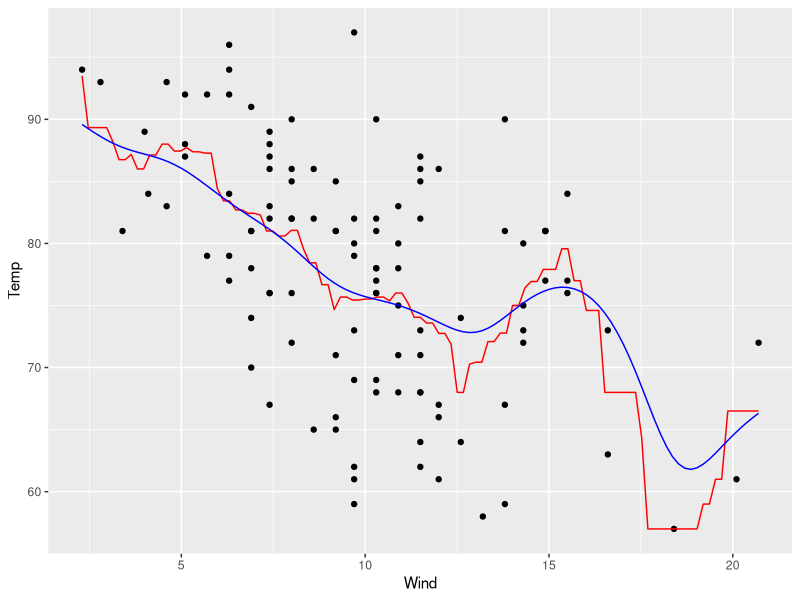
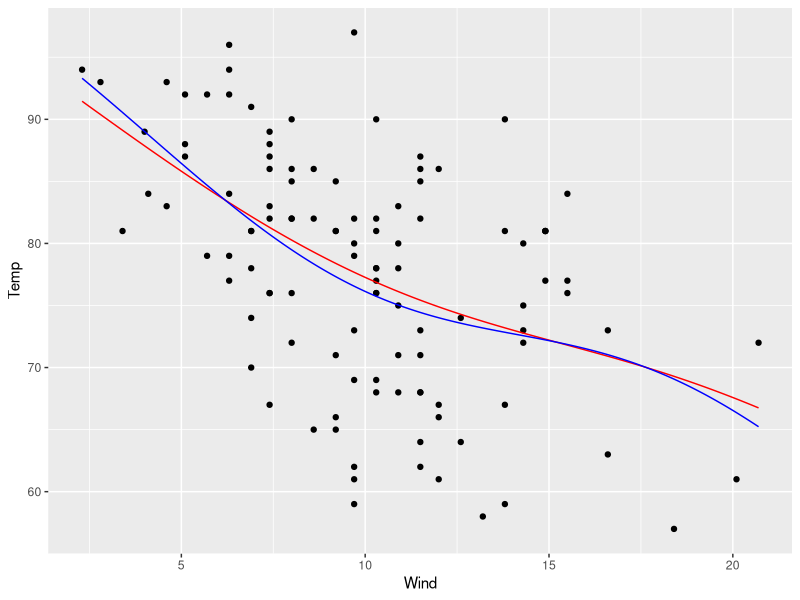

These figures' R source, in order:
## ---- chunk 1
knitr::opts_chunk$set(echo = TRUE, warning = F, error = F, message = F)
## ---- chunk 2
library(tidyverse)
library(class)

df <- airquality %>% 
  mutate(high_temp = ifelse(Temp > 75, "High", "Low")) %>%
  drop_na() %>%
  select(-Month, -Day) %>%
  mutate_if(.funs = scale, .predicate = is.numeric)

# important to scale!

train_sample <- sample(seq(3), nrow(df), r = T)
train <- df[train_sample != 3, ]
test <- df[train_sample == 3, ]

knn_preds <- knn(train %>% select(-high_temp), 
                 test%>% select(-high_temp), 
                 cl = train$high_temp,
                 k = 4)

# measure performance
table(knn_preds, test$high_temp)
mean(knn_preds == test$high_temp)

# leave 1 out knn.cv
# k = 2
cv_preds <- knn.cv(df %>% select(-high_temp), 
                   cl = df$high_temp, k = 2)
mean(cv_preds == df$high_temp)
# k = 3
cv_preds <- knn.cv(df %>% select(-high_temp), 
                   cl = df$high_temp, k = 3)
mean(cv_preds == df$high_temp)
# k = 4
cv_preds <- knn.cv(df %>% select(-high_temp), 
                   cl = df$high_temp, k = 4)
mean(cv_preds == df$high_temp)
# k = 5
cv_preds <- knn.cv(df %>% select(-high_temp), 
                   cl = df$high_temp, k = 5)
mean(cv_preds == df$high_temp)

# multi-variable knn
df <- iris %>%
    mutate_if(.funs = scale, .predicate = is.numeric)
# important to scale!

train_sample <- sample(seq(3), nrow(iris), r = T)
train <- df[train_sample != 3, ]
test <- df[train_sample == 3, ]

knn_preds <- knn(train %>% select(-Species), 
                 test%>% select(-Species), 
                 cl = train$Species,
                 k = 4)
table(knn_preds, test$Species)
mean(knn_preds == test$Species)
## ---- chunk 3
df <- airquality %>% 
  mutate(high_temp = ifelse(Temp > 75, "High", "Low")) %>%
  drop_na()

# box kernel
box_kernel2_reg <- ksmooth(x = df$Wind, y = df$Temp,
                          kernel = 'box', bandwidth = 2)
box_kernel5_reg <- ksmooth(x = df$Wind, y = df$Temp,
                          kernel = 'box', bandwidth = 5,
                          x.points = c(5, 10, 15, 20))
# gaussian normal kernel
gauss_kernel5_reg <- ksmooth(x = df$Wind, y = df$Temp,
                          kernel = 'normal', bandwidth = 3)

# this could be made in ggplot2, but I've skipped it for speed
#   following the help file instead
ggplot(df, aes(x = Wind, y = Temp)) + geom_point() +
  geom_line(data = as.data.frame(box_kernel2_reg), aes(x, y), color = 'red') +
  geom_line(data = as.data.frame(gauss_kernel5_reg), aes(x, y), color = 'blue')
## ---- chunk 4
library(KernSmooth)

# local linear regression
df <- airquality %>% 
  mutate(high_temp = ifelse(Temp > 75, "High", "Low")) %>%
  drop_na()

air_loclin <- locpoly(x = df$Wind, y = df$Temp,
                      degree = 1, bandwidth = 5)

# local polynomial
air_locpoly <- locpoly(x = df$Wind, y = df$Temp,
                      degree = 2, bandwidth = 5)

# plotted
ggplot(df, aes(x = Wind, y = Temp)) + geom_point() +
  geom_line(data = as.data.frame(air_loclin), aes(x, y), color = 'red') +
  geom_line(data = as.data.frame(air_locpoly), aes(x, y), color = 'blue')
